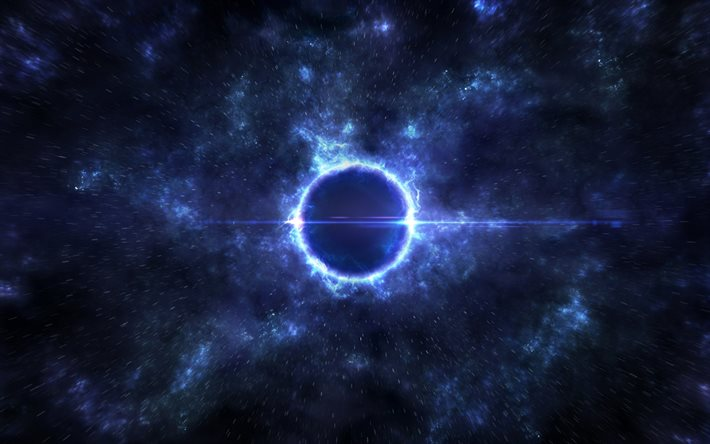
#> input picture Image_Processing/Color_Processing/RGB2YUV/Image.jpg, 710 x 444 px
$ python RGB2YUV.py
#> lines starting #> are read from the running program, lines starting #| are printed output that depends on the picture
import numpy as np
from PIL import Image
import os

# Load the image
image = Image.open('Image.jpg')
#> image is the input picture: PIL image 710x444 RGB; mean R, G, B 23.4, 32.3, 61.2

# Convert the image to a NumPy array
image_array = np.array(image)

# Normalize values from 0-255 to 0-1
image_array = image_array / 255.0

# Function to convert RGB to YUV
def rgb_to_yuv(rgb):
    r, g, b = rgb
    y = 0.299 * r + 0.587 * g + 0.114 * b
    u = -0.14713 * r - 0.28886 * g + 0.436 * b
    v = 0.615 * r - 0.51498 * g - 0.10001 * b
    return y, u, v

# Apply the conversion to each pixel of the image
image_yuv = np.apply_along_axis(rgb_to_yuv, 2, image_array)
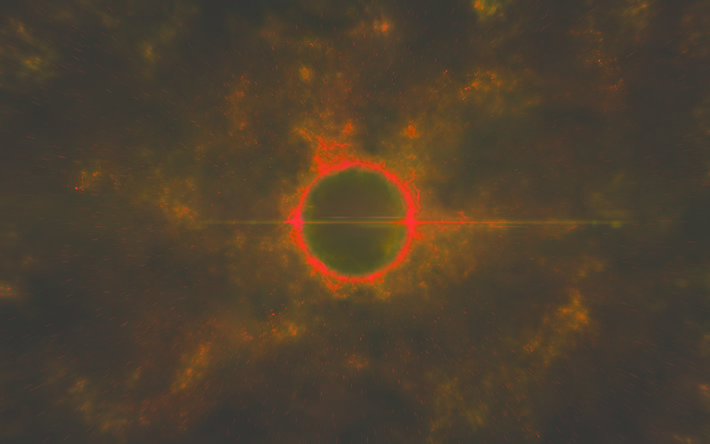
#> image_yuv: shape (444, 710, 3) float64; mean R, G, B 0.129, 0.0545, -0.0328; drawn with min black and max white

# Separate the YUV channels
luminance = image_yuv[:,:,0]
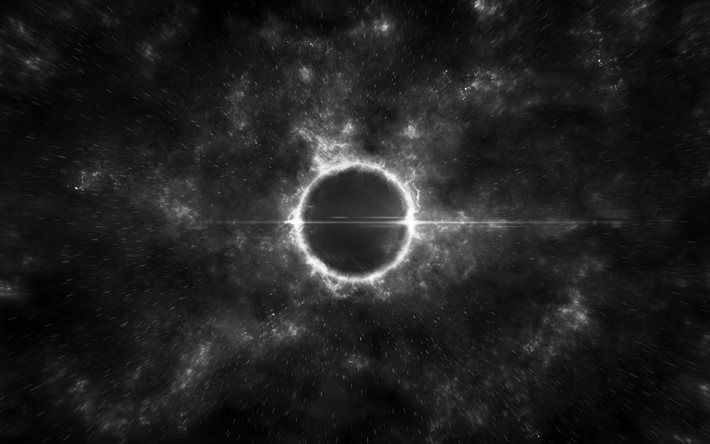
#> luminance: shape (444, 710) float64; min 0.000894, max 1, mean 0.129
chrominance_u = image_yuv[:,:,1]
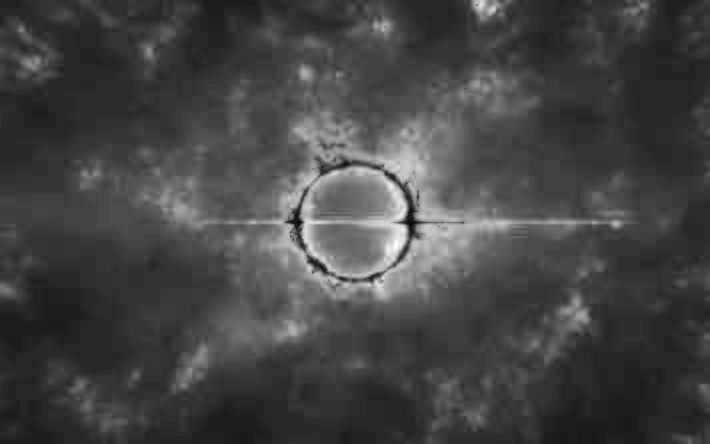
#> chrominance_u: shape (444, 710) float64; min -0.0222, max 0.262, mean 0.0545; drawn with min black and max white
chrominance_v = image_yuv[:,:,2]
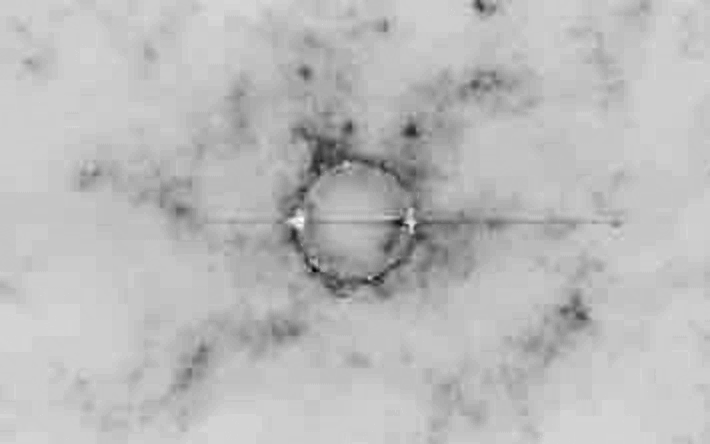
#> chrominance_v: shape (444, 710) float64; min -0.261, max 0.049, mean -0.0328; drawn with min black and max white

# Normalize the Y, U, and V channels back to the range of 0-255
luminance = (luminance * 255.0).astype(np.uint8)
chrominance_u = ((chrominance_u + 0.5) * 255.0).astype(np.uint8)
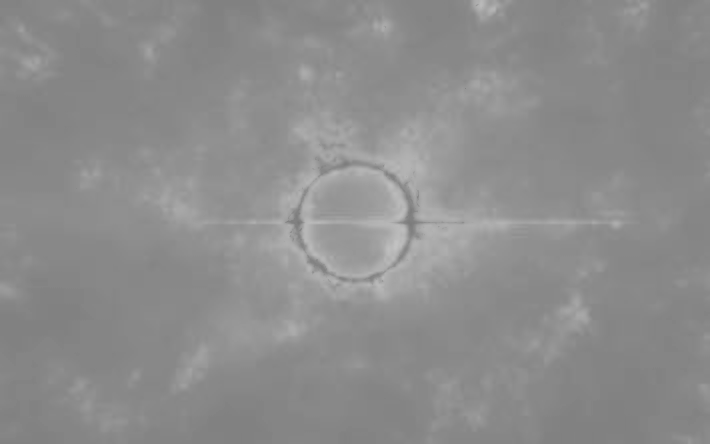
#> chrominance_u: shape (444, 710); min 121, max 194, mean 140.8
chrominance_v = ((chrominance_v + 0.5) * 255.0).astype(np.uint8)
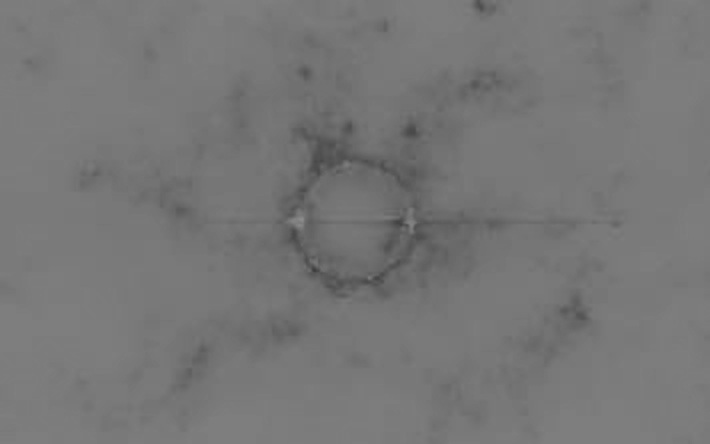
#> chrominance_v: shape (444, 710); min 61, max 140, mean 118.6

# Create the "output" directory if it doesn't exist
if not os.path.exists('output'):
    os.makedirs('output')

# Save the separated channels
Image.fromarray(luminance).save('output/Image_Luminance_YUV.jpg')
Image.fromarray(chrominance_u).save('output/Image_Chrominance_U.jpg')
Image.fromarray(chrominance_v).save('output/Image_Chrominance_V.jpg')
